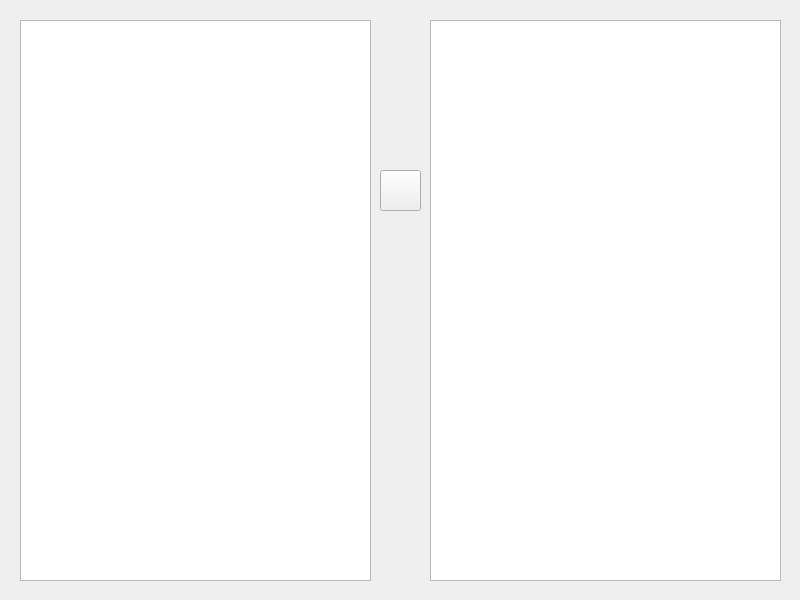
<?xml version="1.0" encoding="UTF-8"?>
<ui version="4.0">
 <class>MainWindow</class>
 <widget class="QMainWindow" name="MainWindow">
  <property name="geometry">
   <rect>
    <x>0</x>
    <y>0</y>
    <width>800</width>
    <height>600</height>
   </rect>
  </property>
  <property name="minimumSize">
   <size>
    <width>800</width>
    <height>600</height>
   </size>
  </property>
  <property name="maximumSize">
   <size>
    <width>800</width>
    <height>600</height>
   </size>
  </property>
  <property name="windowTitle">
   <string>MainWindow</string>
  </property>
  <widget class="QWidget" name="centralwidget">
   <widget class="QListView" name="listView">
    <property name="geometry">
     <rect>
      <x>20</x>
      <y>20</y>
      <width>351</width>
      <height>561</height>
     </rect>
    </property>
   </widget>
   <widget class="QListView" name="listView_2">
    <property name="geometry">
     <rect>
      <x>430</x>
      <y>20</y>
      <width>351</width>
      <height>561</height>
     </rect>
    </property>
   </widget>
   <widget class="QPushButton" name="settingsBtn">
    <property name="geometry">
     <rect>
      <x>380</x>
      <y>170</y>
      <width>41</width>
      <height>41</height>
     </rect>
    </property>
    <property name="text">
     <string/>
    </property>
   </widget>
  </widget>
 </widget>
 <resources/>
 <connections/>
</ui>
